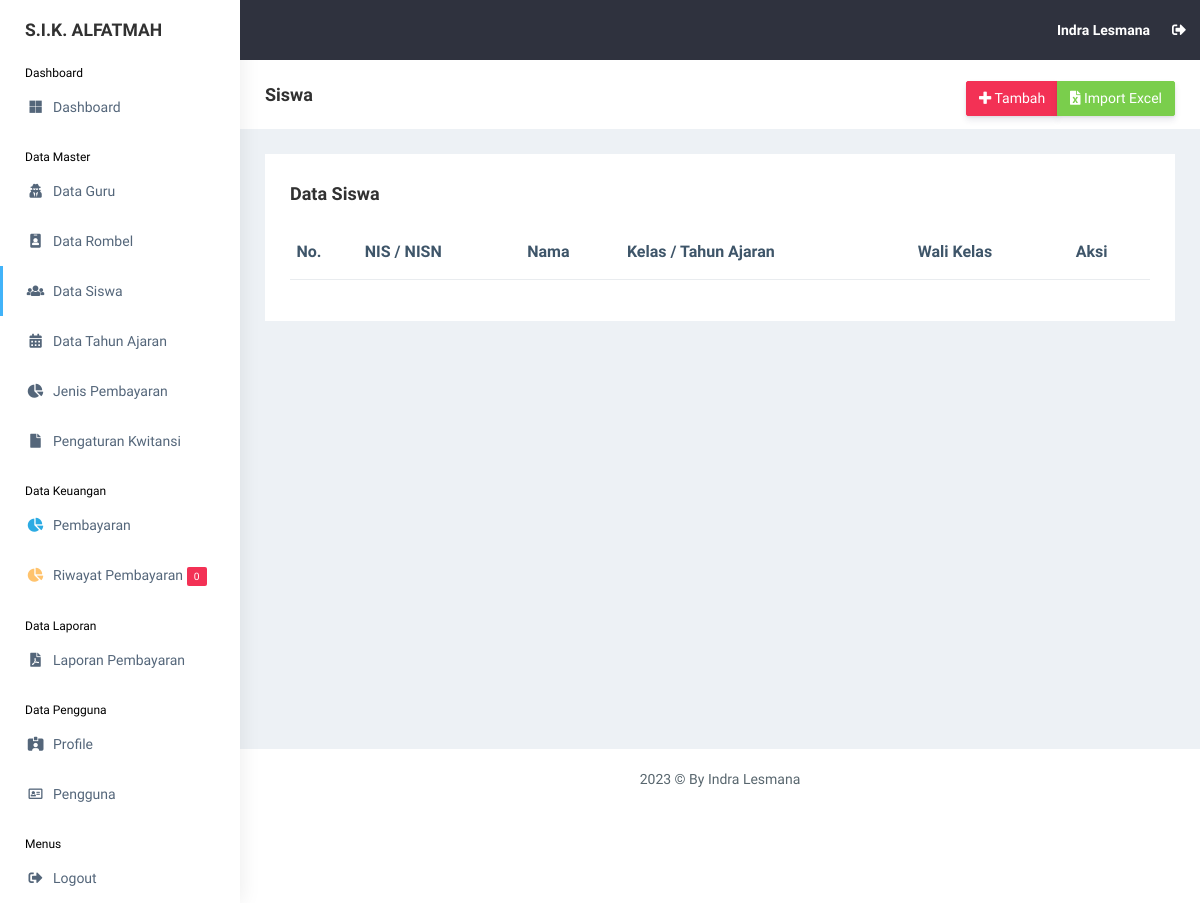
Before: /view_master/siswa.php (signed in) with the older database file.
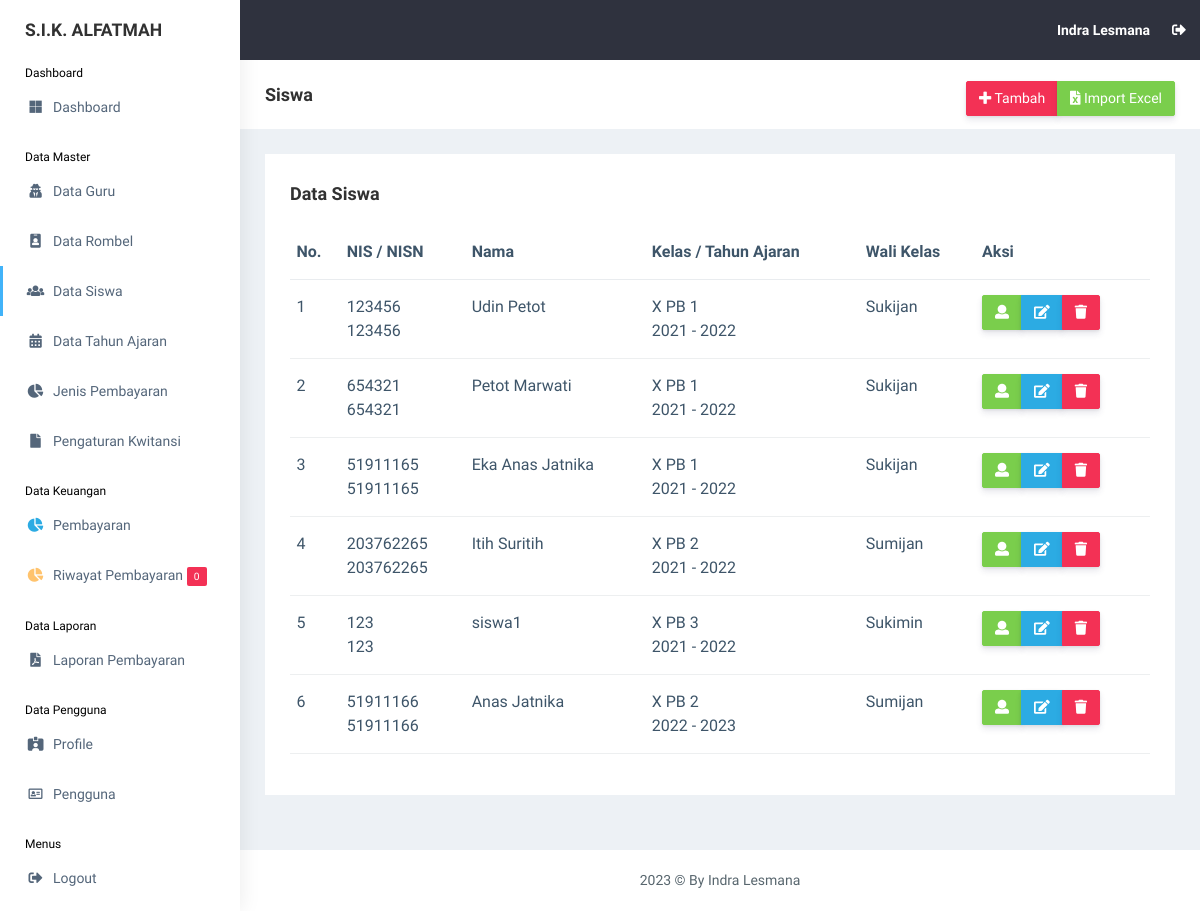
After: the same page with the newer database file.
### tables this page shows
CREATE TABLE `users` (
  `id_user` int(11) NOT NULL,
  `nama` varchar(255) NOT NULL,
  `username` varchar(255) NOT NULL,
  `email` varchar(255) NOT NULL,
  `password` varchar(255) NOT NULL,
  `image` varchar(255) NOT NULL,
  `role_id` int(11) NOT NULL,
  `date_created` date NOT NULL,
  `is_active` int(11) NOT NULL
);

CREATE TABLE `siswa` (
  `id_siswa` int(11) NOT NULL,
  `nis` int(11) NOT NULL,
  `nisn` int(11) NOT NULL,
  `nama_siswa` varchar(255) NOT NULL,
  `id_rombel` int(11) NOT NULL,
  `jk` varchar(20) NOT NULL,
  `alamat` text NOT NULL,
  `phone` varchar(20) NOT NULL,
  `username` varchar(255) NOT NULL,
  `password` varchar(255) NOT NULL,
  `gambar` varchar(255) NOT NULL,
  `id_tahun_ajaran` int(11) NOT NULL,
  `date_created` date NOT NULL,
  `is_active` int(11) NOT NULL
);

CREATE TABLE `rombel` (
  `id_rombel` int(11) NOT NULL,
  `rombel` varchar(255) NOT NULL,
  `id_guru` int(11) NOT NULL
);

CREATE TABLE `tahun_ajaran` (
  `id_tahun_ajaran` int(11) NOT NULL,
  `tahun_ajaran` varchar(50) NOT NULL
);

CREATE TABLE `guru` (
  `id_guru` int(11) NOT NULL,
  `nama_guru` varchar(255) NOT NULL,
  `mapel` varchar(255) NOT NULL,
  `date_created` date NOT NULL,
  `is_active` int(11) NOT NULL
);

### functions.php (called while the page is built, shortened)
<?php
$conn = mysqli_connect("localhost", "root", "", "db_sika");
function query($query)
{
    global $conn;
    $result = mysqli_query($conn, $query);
    $rows = [];
    while ($row = mysqli_fetch_assoc($result)) {
        $rows[] = $row;
    }
    return $rows;
}

### view_master/siswa.php (the view, shortened to what this page needs)
<?php
include "../templates/header.php";
$siswa = query(
    "SELECT * FROM siswa
    INNER JOIN rombel ON rombel.id_rombel = siswa.id_rombel
    INNER JOIN tahun_ajaran ON tahun_ajaran.id_tahun_ajaran = siswa.id_tahun_ajaran
    INNER JOIN guru ON guru.id_guru = rombel.id_guru
    ORDER BY siswa.id_tahun_ajaran ASC, rombel.rombel ASC"
);
?>
<div class="page-breadcrumb bg-white">
    <div class="row align-items-center">
        <div class="col-lg-3 col-md-4 col-sm-4 col-xs-12">
            <h4 class="page-title">Siswa</h4>
        </div>
        <div class="col-lg-9 col-sm-8 col-md-8 col-xs-12">
            <div class="d-md-flex">
                <ol class="breadcrumb ms-auto">
                    <li>
                        <div class="btn-group btn-group-toggle" data-toggle="buttons">
                            <a href="siswa_add.php"
                                class="btn btn-danger  d-none d-md-block pull-right hidden-xs hidden-sm waves-effect waves-light text-white"><i
                                    class="fas fa-plus"></i> Tambah</a>
                            <a href="siswa_import.php"
                                class="btn btn-success  d-none d-md-block pull-right hidden-xs hidden-sm waves-effect waves-light text-white"><i
                                    class="fas fa-file-excel"></i> Import Excel</a>
                        </div>
                    </li>
                </ol>
            </div>
        </div>
    </div>
</div>
<div class="container-fluid">
    <div class="row">
        <div class="col-md-12 col-lg-12 col-sm-12">
            <div class="white-box">
                <div class="d-md-flex mb-3">
                    <h3 class="box-title mb-0">Data Siswa</h3>
                </div>
                <div class="table-responsive">
                    <table class="table no-wrap" id="data-table">
                        <thead>
                            <tr>
                                <th class="border-top-0">No.</th>
                                <th class="border-top-0">NIS / NISN</th>
                                <th class="border-top-0">Nama</th>
                                <th class="border-top-0">Kelas / Tahun Ajaran</th>
                                <th class="border-top-0">Wali Kelas</th>
                                <th class="border-top-0">Aksi</th>
                            </tr>
                        </thead>
                        <tbody>
                            <?php $i = 1; ?>
                            <?php foreach ($siswa as $s): ?>
                                <tr>
                                    <td>
                                        <?= $i; ?>
                                    </td>
                                    <td class="txt-oflo">
                                        <?= $s["nis"]; ?> <br>
                                        <?= $s["nisn"]; ?>
                                    </td>
                                    <td>
                                        <?= $s["nama_siswa"]; ?>
                                    </td>
                                    <td>
                                        <?= $s["rombel"]; ?>
                                        <br>
                                        <?= $s["tahun_ajaran"]; ?>
                                    </td>
                                    <td class="txt-oflo">
                                        <?= $s["nama_guru"]; ?>
                                    </td>
                                    <td>
                                        <div class="btn-group btn-group-toggle" data-toggle="buttons">
                                            <a href="siswa_detail.php?id_siswa=<?= $s["id_siswa"] ?>"
                                                class="btn btn-success text-white"><i class="fas fa-user"></i></a>
                                            <a href="siswa_edit.php?id_siswa=<?= $s["id_siswa"] ?>"
                                                class="btn btn-info text-white"><i class="fas fa-edit"></i></a>
                                            <a href="siswa_delete.php?id_siswa=<?= $s["id_siswa"] ?>"
                                                class="btn btn-danger text-white"
                                                onclick="return confirm('Yakin ingin menghapus <?= $s['nama_siswa']; ?>?');"><i
                                                    class="fas fa-trash"></i></a>
                                        </div>
                                    </td>
                                </tr>
                                <?php $i++; ?>
                            <?php endforeach; ?>
                        </tbody>
                    </table>
                </div>
            </div>
        </div>
    </div>
</div>
<?php
include "../templates/footer.php";
?>

### templates/header.php (shortened to what this page needs)
<?php
require "../functions.php";
$id = $_SESSION['id'];
$user = query(
    "SELECT * FROM users
    INNER JOIN users_role ON users.role_id = users_role.id_role
    WHERE id_user = $id"
)[0];
?>
<!DOCTYPE html>
<html dir="ltr" lang="en">
<head>
    <link rel="stylesheet"
        href="../assets/plugins/bower_components/chartist-plugin-tooltips/dist/chartist-plugin-tooltip.css">
    <link rel="stylesheet" href="../vendor/simple-datatables/style.css">
    <link href="../assets/css/style.min.css" rel="stylesheet">
</head>
<body>
    <div id="main-wrapper" data-layout="vertical" data-navbarbg="skin5" data-sidebartype="full"
        data-sidebar-position="absolute" data-header-position="absolute" data-boxed-layout="full">
        <?php
        include "../templates/topbar.php";
        include "../templates/sidebar.php";
        ?>
        <div class="page-wrapper">

### templates/topbar.php (shortened to what this page needs)
<header class="topbar" data-navbarbg="skin5">
    <nav class="navbar top-navbar navbar-expand-md navbar-dark">
        <div class="navbar-header" data-logobg="skin6">
            <a class="navbar-brand" href="#">
                <b class="logo-text text-dark">
                    S.I.K. ALFATMAH
                </b>
            </a>
        </div>
        <div class="navbar-collapse collapse" id="navbarSupportedContent" data-navbarbg="skin5">
            <ul class="navbar-nav ms-auto d-flex align-items-center">
                <li>
                    <a class="profile-pic" href="../view_pengguna/profile.php"><span class="text-white font-medium">
                            <?= $user["nama"]; ?>
                        </span></a>
                </li>
                <li><a href="../logout.php" class="mr-5 profile-pic"><i class="fas fa-sign-out-alt"
                            onclick="return confirm('Yakin ingin keluar dari aplikasi?');"></i></a></li>
            </ul>
        </div>
    </nav>
</header>

### templates/sidebar.php
<?php
$notif_pembayaran = query(
    "SELECT * FROM pembayaran WHERE status = 2"
);
$total_notif = count($notif_pembayaran);
?>
<aside class="left-sidebar" data-sidebarbg="skin6">
    <div class="scroll-sidebar">
        <nav class="sidebar-nav">
            <ul id="sidebarnav">
                <li class="sidebar-header d-none d-lg-block">Dashboard</li>
                <li class="sidebar-item">
                    <a class="sidebar-link waves-effect waves-dark sidebar-link" href="../view_admin/dashboard.php"
                        aria-expanded="false">
                        <i class="fab fa-microsoft" aria-hidden="true"></i>
                        <span class="hide-menu">Dashboard</span>
                    </a>
                </li>
                <li class="sidebar-header d-none d-lg-block mt-3">Data Master</li>
                <li class="sidebar-item">
                    <a class="sidebar-link waves-effect waves-dark sidebar-link" href="../view_master/guru.php"
                        aria-expanded="false">
                        <i class="fas fa-user-secret" aria-hidden="true"></i>
                        <span class="hide-menu">Data Guru</span>
                    </a>
                </li>
                <li class="sidebar-item">
                    <a class="sidebar-link waves-effect waves-dark sidebar-link" href="../view_master/rombel.php"
                        aria-expanded="false">
                        <i class=" fas fa-id-badge" aria-hidden="true"></i>
                        <span class="hide-menu">Data Rombel</span>
                    </a>
                </li>
                <li class="sidebar-item">
                    <a class="sidebar-link waves-effect waves-dark sidebar-link" href="../view_master/siswa.php"
                        aria-expanded="false">
                        <i class="fas fa-users" aria-hidden="true"></i>
                        <span class="hide-menu">Data Siswa</span>
                    </a>
                </li>
                <li class="sidebar-item">
                    <a class="sidebar-link waves-effect waves-dark sidebar-link" href="../view_master/tahun_ajaran.php"
                        aria-expanded="false">
                        <i class="fas fa-calendar-alt" aria-hidden="true"></i>
                        <span class="hide-menu">Data Tahun Ajaran</span>
                    </a>
                </li>
                <li class="sidebar-item">
                    <a class="sidebar-link waves-effect waves-dark sidebar-link" href="../view_master/pembayaran.php"
                        aria-expanded="false">
                        <i class="fas fa-chart-pie" aria-hidden="true"></i>
                        <span class="hide-menu">Jenis Pembayaran</span>
                    </a>
                </li>
                <li class="sidebar-item">
                    <a class="sidebar-link waves-effect waves-dark sidebar-link" href="../view_master/kwitansi.php"
                        aria-expanded="false">
                        <i class="fas fa-file" aria-hidden="true"></i>
                        <span class="hide-menu">Pengaturan Kwitansi</span>
                    </a>
                </li>
                <li class="sidebar-header d-none d-lg-block mt-3">Data Keuangan</li>
                <li class="sidebar-item">
                    <a class="sidebar-link waves-effect waves-dark sidebar-link"
                        href="../view_pembayaran/pembayaran_add.php" aria-expanded="false">
                        <i class="fas fa-chart-pie text-info" aria-hidden="true"></i>
                        <span class="hide-menu">Pembayaran</span>
                    </a>
                </li>
                <li class="sidebar-item">
                    <a class="sidebar-link waves-effect waves-dark sidebar-link" href="../view_pembayaran/riwayat.php"
                        aria-expanded="false">
                        <i class="fas fa-chart-pie text-warning" aria-hidden="true"></i>
                        <span class="hide-menu">Riwayat Pembayaran <span class="badge bg-danger">
                                <?= $total_notif; ?>
                            </span></span>
                    </a>
                </li>
                <li class="sidebar-header d-none d-lg-block mt-3">Data Laporan</li>
                <li class="sidebar-item">
                    <a class="sidebar-link waves-effect waves-dark sidebar-link" href="../view_laporan/laporan.php"
                        aria-expanded="false">
                        <i class="fas fa-file-pdf" aria-hidde n="true"></i>
                        <span class="hide-menu">Laporan Pembayaran</span>
                    </a>
                </li>
                <li class="sidebar-header d-none d-lg-block mt-3">Data Pengguna</li>
                <li class="sidebar-item">
                    <a class="sidebar-link waves-effect waves-dark sidebar-link" href="../view_pengguna/profile.php"
                        aria-expanded="false">
                        <i class="fas fa-id-card-alt" aria-hidden="true"></i>
                        <span class="hide-menu">Profile</span>
                    </a>
                </li>
                <li class="sidebar-item">
                    <a class="sidebar-link waves-effect waves-dark sidebar-link" href="../view_pengguna/pengguna.php"
                        aria-expanded="false">
                        <i class="far fa-address-card" aria-hidden="true"></i>
                        <span class="hide-menu">Pengguna</span>
                    </a>
                </li>
                <li class="sidebar-header d-none d-lg-block mt-3">Menus</li>
                <li class="sidebar-item">
                    <a class="sidebar-link waves-effect waves-dark sidebar-link" href="../logout.php"
                        aria-expanded="false" onclick="return confirm('Yakin ingin keluar dari aplikasi?');">
                        <i class="fas fa-sign-out-alt" aria-hidden="true"></i>
                        <span class="hide-menu">Logout</span>
                    </a>
                </li>
            </ul>
        </nav>
    </div>
</aside>

### templates/footer.php (shortened to what this page needs)
<footer class="footer text-center">
    <?= date("Y"); ?> © By Indra Lesmana
</footer>
</div>
</div>
</body>
</html>

### templates/header.php (style rules this page uses)
.sidebar-header { width: 100%; position: relative; padding-left: 25px; color: #000; font-size: 12px; }

Changed rows visible on the page:
added siswa: nis "123456", nisn "123456", nama_siswa "Udin Petot", id_rombel.rombel "X PB 1", id_tahun_ajaran.tahun_ajaran "2021 - 2022", guru.nama_guru "Sukijan"
added siswa: nis "654321", nisn "654321", nama_siswa "Petot Marwati", id_rombel.rombel "X PB 1", id_tahun_ajaran.tahun_ajaran "2021 - 2022", guru.nama_guru "Sukijan"
added siswa: nis "51911165", nisn "51911165", nama_siswa "Eka Anas Jatnika", id_rombel.rombel "X PB 1", id_tahun_ajaran.tahun_ajaran "2021 - 2022", guru.nama_guru "Sukijan"
added siswa: nis "203762265", nisn "203762265", nama_siswa "Itih Suritih", id_rombel.rombel "X PB 2", id_tahun_ajaran.tahun_ajaran "2021 - 2022", guru.nama_guru "Sumijan"
added siswa: nis "123", nisn "123", nama_siswa "siswa1", id_rombel.rombel "X PB 3", id_tahun_ajaran.tahun_ajaran "2021 - 2022", guru.nama_guru "Sukimin"
added siswa: nis "51911166", nisn "51911166", nama_siswa "Anas Jatnika", id_rombel.rombel "X PB 2", id_tahun_ajaran.tahun_ajaran "2022 - 2023", guru.nama_guru "Sumijan"
